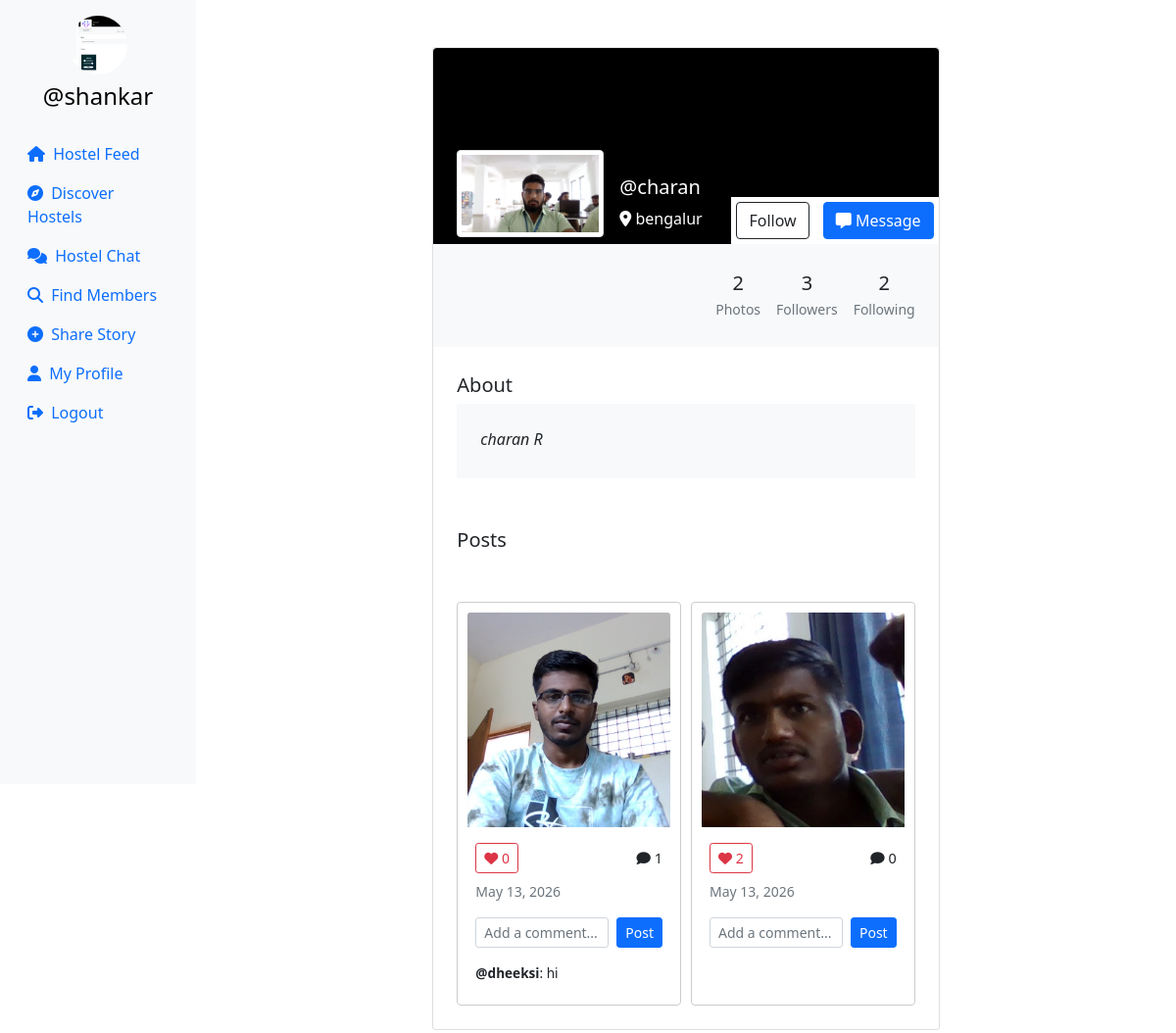
The page /profile/charan (signed in) on the database its author committed.
### userauth/models.py (models this page shows, shortened)
class Profile(models.Model):
    user = models.ForeignKey(User, on_delete=models.CASCADE)
    id_user = models.IntegerField(primary_key=True, default=0)
    bio = models.TextField(blank=True, default='')
    profileimg = models.ImageField(upload_to='profile_images', default='blank-profile-picture.png')
    location = models.CharField(max_length=100, blank=True, default='')

class Post(models.Model):
    id = models.UUIDField(primary_key=True, default=uuid.uuid4)
    user = models.CharField(max_length=100)
    image = models.ImageField(upload_to='post_images')
    caption = models.TextField()
    created_at = models.DateTimeField(default=datetime.now)
    no_of_likes = models.IntegerField(default=0)

class Comment(models.Model):
    post = models.ForeignKey(Post, on_delete=models.CASCADE, related_name='comments')
    user = models.CharField(max_length=100)
    text = models.TextField()
    created_at = models.DateTimeField(default=datetime.now)

### userauth/views.py (the view, shortened to what this page needs)
# urls.py: path('profile/<str:id_user>', views.profile),
@login_required(login_url='/loginn')
def profile(request,id_user):
    user_object = User.objects.get(username=id_user)
    print(user_object)
    profile = Profile.objects.get(user=request.user)
    user_profile = Profile.objects.get(user=user_object)
    user_posts = Post.objects.filter(user=id_user).order_by('-created_at')
    user_post_length = len(user_posts)
    follower = request.user.username
    user = id_user
    if Followers.objects.filter(follower=follower, user=user).first():
        follow_unfollow = 'Unfollow'
    else:
        follow_unfollow = 'Follow'
    user_followers = len(Followers.objects.filter(user=id_user))
    user_following = len(Followers.objects.filter(follower=id_user))
    latest_conversations = []
    user_posts_with_likes = []
    for post in user_posts:
        likes = LikePost.objects.filter(post_id=post.id)
        is_liked = LikePost.objects.filter(post_id=post.id, username=request.user.username).exists()
        comments = Comment.objects.filter(post=post).order_by('-created_at')[:5]
        user_posts_with_likes.append({
            'post': post,
            'likes': likes,
            'is_liked': is_liked,
            'like_count': len(likes),
            'comments': comments,
            'comment_count': Comment.objects.filter(post=post).count()
        })
    context = {
        'user_object': user_object,
        'user_profile': user_profile,
        'user_posts': user_posts,
        'user_posts_with_likes': user_posts_with_likes,
        'user_post_length': user_post_length,
        'profile': profile,
        'follow_unfollow':follow_unfollow,
        'user_followers': user_followers,
        'user_following': user_following,
        'latest_conversations': latest_conversations,
        'next_url': request.path,
    }
    return render(request, 'profile.html', context)

### templates/profile.html (shortened to what this page needs)
{% load static %}
<!DOCTYPE html>
<html lang="en">
<head>
    <link rel="stylesheet" href="https://maxcdn.bootstrapcdn.com/bootstrap/4.5.2/css/bootstrap.min.css">
    <link href="https://cdn.jsdelivr.net/npm/bootstrap@5.0.2/dist/css/bootstrap.min.css" rel="stylesheet"
>
    <link rel="stylesheet" href="{% static 'css/app.css' %}">
</head>
<body>
    {% load static %}
    <div class="container-fluid">
        <div class="row">
            <nav class="col-md-2 d-none d-md-block sidebar" style="position: fixed;">
                <div class="text-center mt-3">
                    <img src="{{profile.profileimg.url}}" alt="Profile Picture" class="profile-pic">
                    <h4 class="mt-2"><a href="/profile/{{user}}" style="text-decoration:none;">@{{user}}</a></h4>
                </div>
                <ul class="nav flex-column mt-4">
                    <li class="nav-item">
                        <a class="nav-link active" href="/">
                            <i class="fa-solid fa-house mr-1"></i> Hostel Feed
                        </a>
                    </li>
                    <li class="nav-item">
                        <a class="nav-link" href="/explore">
                            <i class="fa-solid fa-compass mr-1"></i> Discover Hostels
                        </a>
                    </li>
                    <li class="nav-item">
                        <a class="nav-link" href="/messages/">
                            <i class="fa-solid fa-comments mr-1"></i> Hostel Chat
                        </a>
                    </li>
                    <li class="nav-item">
                        <a class="nav-link" href="#" data-bs-toggle="modal" data-bs-target="#exampleModal3">
                            <i class="fa-solid fa-magnifying-glass mr-1"></i> Find Members
                        </a>
                    </li>
                    <li class="nav-item">
                        <a class="nav-link" href="#" data-bs-toggle="modal" data-bs-target="#exampleModal2"
                            data-bs-whatever="@getbootstrap">
                            <i class="fa-solid fa-circle-plus mr-1"></i> Share Story
                        </a>
                    </li>
                    <li class="nav-item">
                        <a class="nav-link" href="/profile/{{user}}">
                            <i class="fa-solid fa-user mr-1"></i> My Profile
                        </a>
                    </li>
                    <li class="nav-item">
                        <a class="nav-link" href="/logoutt">
                            <i class="fa-solid fa-right-from-bracket mr-1"></i> Logout
                        </a>
                    </li>
                </ul>
            </nav>
            {% load static %}
            <main role="main" class="col-md-9 ml-sm-auto col-lg-10 px-md-4">
                <section class="gradient-custom-2">
                    <div class="container py-5">
                        <div class="row d-flex justify-content-center align-items-center h-100">
                            <div class="col col-lg-9 col-xl-7">
                                <div class="card">
                                    <div class="rounded-top text-white d-flex flex-row"
                                        style="background:black; height:200px;">
                                        <div class="ms-4  d-flex flex-column" style="width: 150px; margin-top:5rem;">
                                            <img src="{{user_profile.profileimg.url}}" alt="Generic placeholder image"
                                                class="img-fluid img-thumbnail mt-4 mb-2"
                                                style="width: 150px; z-index: 1">
                                        </div>
                                        <div class="ms-3" style="margin-top: 130px;">
                                            <h5>@{{user_profile.user}}</h5>
                                            {% if user_profile.location %}
                                            <p><i class="fa-solid fa-location-dot"></i> {{user_profile.location}}</p>
                                            {% endif %}
                                        </div>
                                        <div style="margin-inline-start: auto; margin-top: auto;background:white;">
                                            <form action="/follow" method="POST" style="display: inline;">
                                                {% csrf_token %}  {% if user != user_profile.user %}
                                                <button type="submit" class="btn btn-outline-dark"
                                                    data-mdb-ripple-color="dark" style="z-index: 1; margin: 5px;">
                                                    {{follow_unfollow}}
                                                </button>
                                                {% endif %}
                                            </form>
                                            {% if user != user_profile.user %}
                                            <a href="/messages/?to={{user_object.username}}" class="btn btn-primary"
                                                style="z-index: 1; margin: 5px;">
                                                <i class="fa-solid fa-message"></i> Message
                                            </a>
                                            {% endif %}
                                        </div>
                                    </div>
                                    <div class="p-4 text-black" style="background-color: #f8f9fa;">
                                        <div class="d-flex justify-content-end text-center py-1">
                                            <div>
                                                <p class="mb-1 h5">{{user_post_length}}</p>
                                                <p class="small text-muted mb-0">Photos</p>
                                            </div>
                                            <div class="px-3">
                                                <p class="mb-1 h5">{{user_followers}}</p>
                                                <p class="small text-muted mb-0">Followers</p>
                                            </div>
                                            <div>
                                                <p class="mb-1 h5">{{user_following}}</p>
                                                <p class="small text-muted mb-0">Following</p>
                                            </div>
                                        </div>
                                    </div>
                                    <div class="card-body p-4 text-black">
                                        <div class="mb-5">
                                            <p class="lead fw-normal mb-1">About</p>
                                            <div class="p-4" style="background-color: #f8f9fa;">
                                                <p class="font-italic mb-1">{{user_profile.bio}}</p>
                                            </div>
                                        </div>
                                        <div class="mb-5">
                                            <p class="lead fw-normal mb-1">Posts</p>
                                        </div>
                                        <div class="image-grid">
                                            {% for post_item in user_posts_with_likes %}
                                            <div class="card image-item">
                                                <img src="{{post_item.post.image.url}}" class="card-img-top" alt="..."
                                                    style="width: 219px; height: 219px; object-fit: cover;">
                                                <div class="card-body p-2">
                                                    <div class="d-flex justify-content-between align-items-center" style="font-size: 0.9rem; margin-top: 5px;">
                                                        <form action="/like-post/{{ post_item.post.id }}" method="GET" class="mb-0">
                                                            <button type="submit" class="btn btn-sm {% if post_item.is_liked %}btn-danger{% else %}btn-outline-danger{% endif %}">
                                                                <i class="fa-solid fa-heart"></i> {{ post_item.like_count }}
                                                            </button>
                                                        </form>
                                                        <span><i class="fa-solid fa-comment"></i> {{post_item.comment_count}}</span>
                                                    </div>
                                                    <small class="text-muted d-block mt-2">{{post_item.post.created_at|date:"M d, Y"}}</small>
                                                    <div class="mt-3">
                                                        <form action="/comment/{{ post_item.post.id }}/" method="POST" class="d-flex gap-2">
                                                            <input type="text" name="comment_text" class="form-control form-control-sm" placeholder="Add a comment..." required>
                                                            <button type="submit" class="btn btn-sm btn-primary">Post</button>
                                                        </form>
                                                    </div>
                                                    {% if post_item.comments %}
                                                    <div class="mt-3" style="font-size: 0.85rem;">
                                                        {% for comment in post_item.comments %}
                                                            <div class="mb-1">
                                                                <strong>@{{ comment.user }}</strong>: {{ comment.text|truncatechars:40 }}
                                                            </div>
                                                        {% endfor %}
                                                    </div>
                                                    {% endif %}
                                                </div>
                                            </div>
                                            {% empty %}
                                            <div class="col-12">
                                                <p class="text-muted text-center">No posts yet</p>
                                            </div>
                                            {% endfor %}
                                        </div>
                                    </div>
                                </div>
                            </div>
                        </div>
                    </div>
                </section>
            </main>
        </div>
    </div>
</body>
</html>

### templates/search.html (shortened to what this page needs)
{% load static %}

### templates/profile_upload.html (shortened to what this page needs)
{% load static %}

### templates/edit_profile.html (shortened to what this page needs)
{% load static %}

### templates/modal.html (shortened to what this page needs)
{% load static %}

### static/css/app.css (style rules this page uses)
* { margin: 0; padding: 0; box-sizing: border-box; }
.profile-pic { width: 100%; height: 100%; border-radius: 50%; object-fit: cover; transition: transform 0.3s ease; }
.sidebar { background-color: #f8f9fa; height: 100vh; color: black; }
a { color: #667eea; }

### templates/profile.html (style rules this page uses)
.sidebar { background-color: #f8f9fa; height: 100vh; color: black; }
.profile-pic { width: 60px; height: 60px; border-radius: 50%; object-fit: cover; }
a { color: black; }
.image-grid { display: grid; grid-template-columns: repeat(auto-fill, minmax(200px, 1fr)); gap: 10px; }
.image-item { border: 1px solid #ccc; padding: 10px; }
.image-item img { max-width: 100%; height: auto; }

### rows shown on the page
Profile: profileimg (picture)
Profile: profileimg (picture), user "charan", location "bengalur", bio "charan R"
Post: post.image (picture), like_count "0", comment_count "1", post.created_at "May 13, 2026"
Comment: user "dheeksi", text "hi"
Post: post.image (picture), like_count "2", comment_count "0", post.created_at "May 13, 2026"

### other values the page prints
{{ user }} "shankar"
{{ follow_unfollow }} "Follow"
{{ user_post_length }} "2"
{{ user_followers }} "3"
{{ user_following }} "2"
